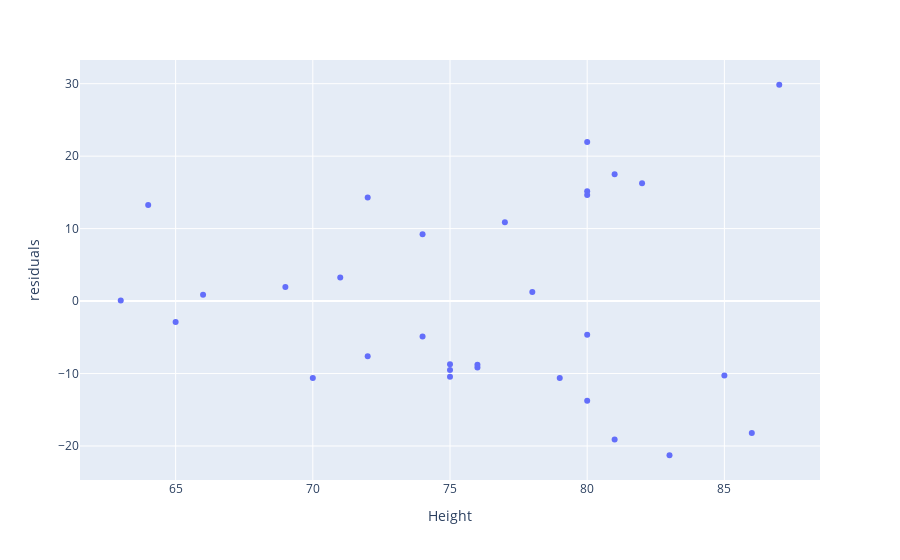

This figure's notebook cell:
### Markdown cell above
Plot `Height` vs. `residuals` to see if the residuals are evenly above and below 0.

### Code cell
px.scatter(pDataframe, x="Height", y="residuals")

#<xml xmlns="https://developers.google.com/blockly/xml"><variables><variable id="k#w4n=KvP~*sLy*OW|Jl">px</variable><variable id="CudVpfu+F^ruj_:ZU_(,">pDataframe</variable></variables><block type="varDoMethod_Python" id="O07?sQIdula@ap]/9Ogq" x="178" y="337"><field name="VAR" id="k#w4n=KvP~*sLy*OW|Jl">px</field><field name="MEMBER">scatter</field><data>px:scatter</data><value name="INPUT"><block type="lists_create_with" id="~tHtb;Nbw/OP6#7pB9wX"><mutation items="3"></mutation><value name="ADD0"><block type="variables_get" id="UE)!btph,4mdjsf[F37|"><field name="VAR" id="CudVpfu+F^ruj_:ZU_(,">pDataframe</field></block></value><value name="ADD1"><block type="dummyOutputCodeBlock_Python" id="~L)yq!Jze#v9R[^p;2{O"><field name="CODE">x="Height"</field></block></value><value name="ADD2"><block type="dummyOutputCodeBlock_Python" id="yu5^$n1zXY3)#RcRx:~;"><field name="CODE">y="residuals"</field></block></value></block></value></block></xml>

### Figure 1 — Plotly figure (JSON) as saved in the notebook; plotly's stock layout.template omitted (floating-point values rounded to 4 significant figures)
{"data": [{"hovertemplate": "Height=%{x}<br>residuals=%{y}<extra></extra>", "legendgroup": "", "marker": {"color": "#636efa", "symbol": "circle"}, "mode": "markers", "name": "", "orientation": "v", "showlegend": false, "type": "scatter", "x": [70, 65, 63, 72, 81, 83, 66, 75, 80, 75, 79, 76, 76, 69, 75, 74, 85, 86, 71, 64, 78, 80, 74, 72, 77, 81, 82, 80, 80, 80, 87], "xaxis": "x", "y": [-10.61, -2.894, 0.09258, -7.598, -19.09, -21.27, 0.8625, -10.43, -13.74, -8.728, -10.6, -9.171, -8.771, 1.932, -9.528, -4.884, -10.26, -18.2, 3.246, 13.25, 1.242, -4.644, 9.216, 14.3, 10.89, 17.51, 16.27, 21.96, 15.16, 14.66, 29.85], "yaxis": "y"}], "layout": {"autosize": true, "legend": {"tracegroupgap": 0}, "margin": {"t": 60}, "xaxis": {"anchor": "y", "autorange": true, "domain": [0, 1], "range": [61.49, 88.51], "title": {"text": "Height"}, "type": "linear"}, "yaxis": {"anchor": "x", "autorange": true, "domain": [0, 1], "range": [-24.9, 33.48], "title": {"text": "residuals"}, "type": "linear"}}}
